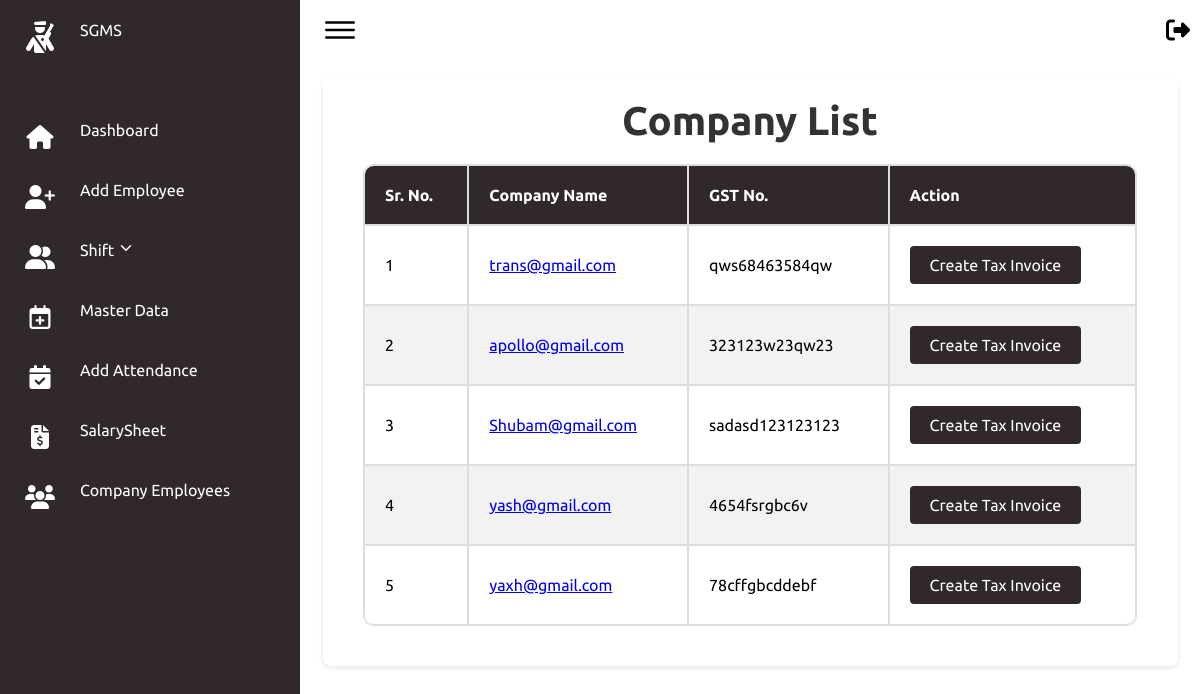
/companies/, run on an earlier commit of the app's database.
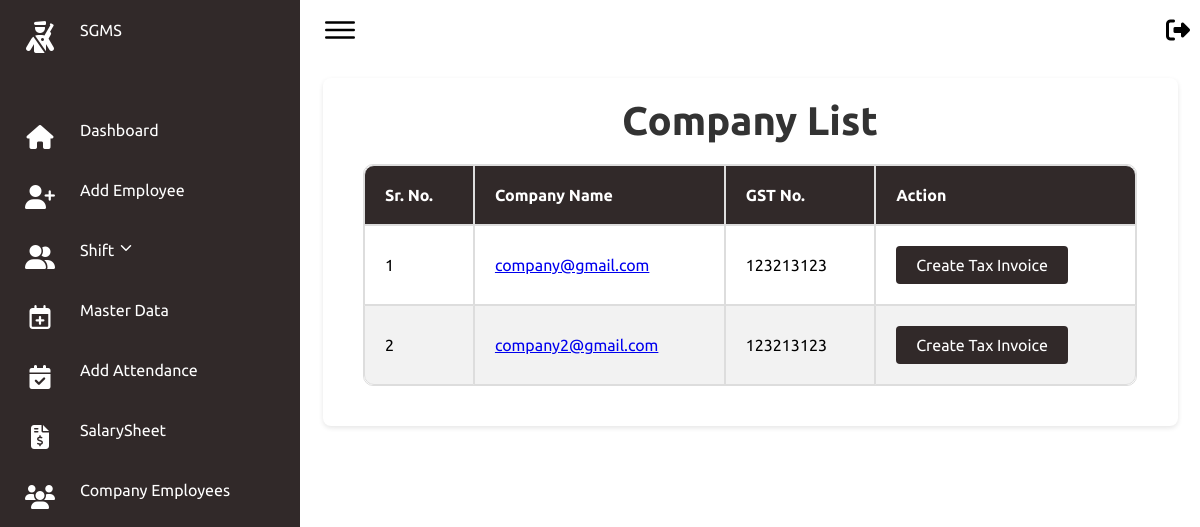
And on a later commit of the database.
### secman/models.py (models this page shows, shortened)
class UserProfile(models.Model):
    USER_TYPES = (
        ('hod', 'HOD'),
        ('fo', 'Field Officer'),
        ('company', 'Company'),
    )
    user = models.OneToOneField(User, on_delete=models.CASCADE)
    user_type = models.CharField(max_length=20, choices=USER_TYPES, default='fo')
    contact = models.CharField(max_length=12)
    gst_or_emergency = models.CharField(max_length=20)

### secman/views.py (the view)
# urls.py: path('companies/', views.company_list, name='company_list'),
def company_list(request):
    companies = UserProfile.objects.filter(user_type='company')
    company_data = []
    for company in companies:
        guard_count = EmployeeJoining.objects.filter(company=company, position='Security Guard').count()
        supervisor_count = EmployeeJoining.objects.filter(company=company, position='Supervisor').count()
        print(f"Company ID: {company.id}, Guards: {guard_count}, Supervisors: {supervisor_count}")  # Debugging line
        company_data.append({
            'company': company,
            'guard_count': guard_count,
            'supervisor_count': supervisor_count
        })
    return render(request, 'FO/company_list.html', {'company_data': company_data})

### secman/templates/FO/company_list.html (shortened to what this page needs)
{% extends 'FO/basefo.html' %}
{% block content %}
<head>
</head>
<body>
    <div class="card">
    <h1>Company List</h1>
    <table>
        <thead>
            <tr>
                <th>Sr. No.</th>
                <th>Company Name</th>
                <th>GST No.</th>
                <th>Action</th>
            </tr>
        </thead>
        <tbody>
            {% for company_info in company_data %}
                <tr>
                    <td>{{ forloop.counter }}</td>
                    <td>
                        <a href="{% url 'company_employees' company_info.company.id %}">
                            {{ company_info.company.user.email }}
                        </a>
                    </td>
                    <td>{{ company_info.company.gst_or_emergency }}</td>
                    <td>
                        <button onclick="openModal('{{ company_info.company.id }}', '{{ company_info.guard_count }}', '{{ company_info.supervisor_count }}')">
                            Create Tax Invoice
                        </button>
                    </td>
                </tr>
            {% endfor %}
        </tbody>
    </table>
</div>
</body>
{% endblock %}

What changed in the data, as far as the page shows it:
removed UserProfile: company.user.email "apollo@gmail.com", company.gst_or_emergency "323123w23qw23"
removed UserProfile: company.user.email "Shubam@gmail.com", company.gst_or_emergency "sadasd123123123"
removed UserProfile: company.user.email "yash@gmail.com", company.gst_or_emergency "4654fsrgbc6v"
removed UserProfile: company.user.email "yaxh@gmail.com", company.gst_or_emergency "78cffgbcddebf"
added UserProfile: company.user.email "company@gmail.com", company.gst_or_emergency "123213123"
changed UserProfile: company.user.email "trans@gmail.com" → "company2@gmail.com"; company.gst_or_emergency "qws68463584qw" → "123213123"
